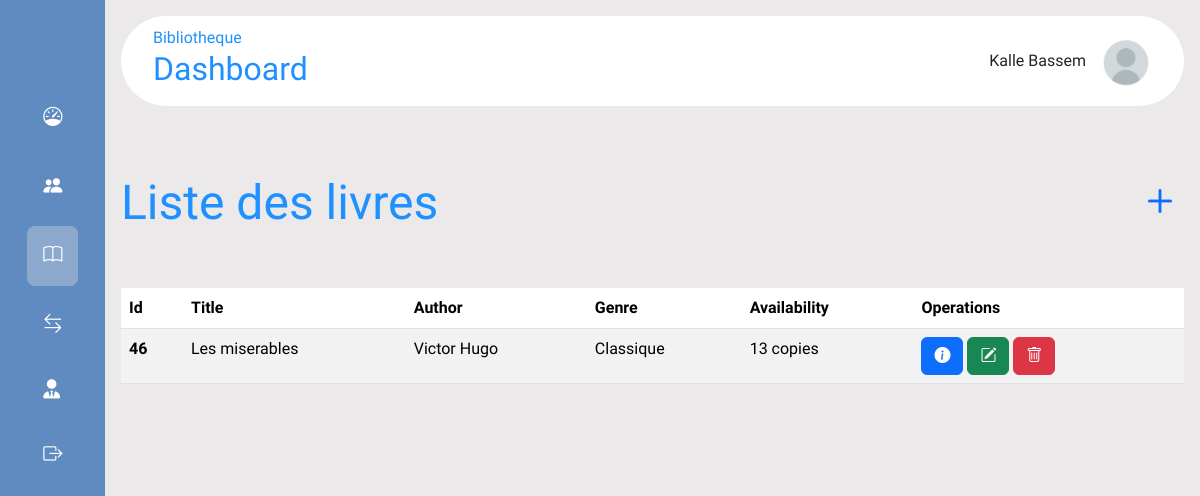
Page /liste_livres.php (signed in) on the committed database.
### tables this page shows
CREATE TABLE IF NOT EXISTS `livres` (
  `id` int NOT NULL AUTO_INCREMENT,
  `titre` varchar(255) NOT NULL,
  `auteur` varchar(255) NOT NULL,
  `genre` varchar(255) NOT NULL,
  `disponibilite` int NOT NULL,
  `resume` text,
  `date_ajout` datetime NOT NULL,
  `date_modification` datetime NOT NULL,
  PRIMARY KEY (`id`)
);

### liste_livres.php (called while the page is built, shortened)
<?php
    include "db_connect.php";
    $sql = "SELECT * FROM livres";
    $query = $bdd->prepare($sql);
    $query->execute();
    $lvrs = $query->fetchAll();
    include "layout.phtml";
?>

### liste_livres.phtml (the view, shortened to what this page needs)
<div class="d-flex justify-content-between align-items-center my-5">
        <h1>Liste des livres</h1>
        <h1><a href="./ajout_livre.php"><i class="bi bi-plus"></i></a></h1>
    </div>
<table class="table table-striped">
    <thead>
        <tr>
            <th scope="col">Id</th>
            <th scope="col">Title</th>
            <th scope="col">Author</th>
            <th scope="col">Genre</th>
            <th scope="col">Availability</th>
            <th>Operations</th>
        </tr>
    </thead>
    <?php foreach($lvrs as $lvr): ?>
          <tr>
                <th scope="row"><?=$lvr['id']?></th>
                <td><?=$lvr['titre']?></td>
                <td><?=$lvr['auteur']?></td>
                <td><?=$lvr['genre']?></td>
                <td><?=$lvr['disponibilite'].' copies'?></td>
            <td>
            <a class="btn btn-primary" href="./detail_livre.php?id=<?=$lvr['id']?>" role="button"><i class="bi bi-info-circle-fill"></i></a>
            <a class="btn btn-success" href="./modifier_livre.php?id=<?=$lvr['id']?>" role="button"><i class="bi bi-pencil-square"></i></a>
                    <a class="btn btn-danger" role="button" data-bs-toggle="modal" data-bs-target="#staticBackdrop<?=$lvr['id']?>"><i class="bi bi-trash"></i></a>
            </td>
          </tr>
        <?php endforeach ?>
    </table>

### assets/css/style.css (style rules this page uses)
* { padding: 0; margin: 0; box-sizing: border-box; border: none; outline: none; font-family: "Host Grotesk", sans-serif; }
body { display: flex; }
h1 { margin-top: 20px; font-size: 3em; color: #1E90FF; }
a { text-decoration: none; }

### rows in the picture
livres: id "46", titre "Les miserables", auteur "Victor Hugo", genre "Classique", disponibilite "13"

### other values in the picture
$_SESSION["full_name"] "Kalle Bassem"
